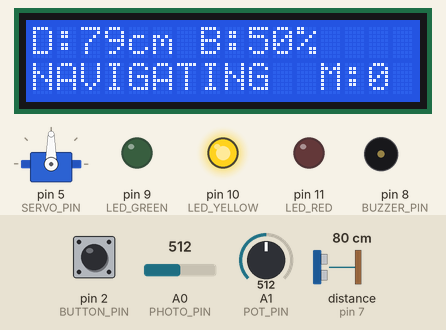
Recording of a sketch running on a simulated Arduino Uno, built with avr-gcc and run on an emulated ATmega328P. On the bench: servo, 16×2 character LCD, output pins drawn as LEDs (lit = HIGH), buzzer (waves = sounding, pin HIGH). Wiring (inferred from the names in the program): ultrasonic range finder: trigger pin 6; echo pin 7. The test bench sets the inputs (shaded band); at power-on: distance to the obstacle (sensor on pin 7) 80 cm, A1 (POT_PIN) = 512, pin 2 (BUTTON_PIN) HIGH, A0 (PHOTO_PIN) = 512. The echo pulse lasts 58.3 µs per cm; pins used as bus, display or sensor lines are not drawn; what the sketch prints to the serial monitor is not drawn.

Above: at 3.8 s.
3.9 s: distance to the obstacle (sensor on pin 7) set to 18 cm
At 4.9 s:
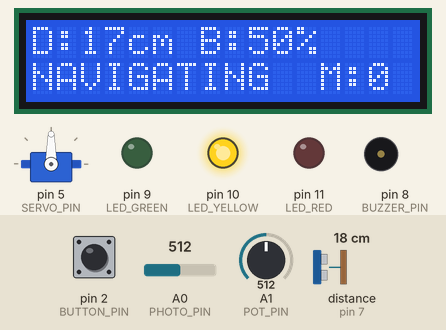
5.5 s: distance to the obstacle (sensor on pin 7) set to 13 cm
At 7.39 s:
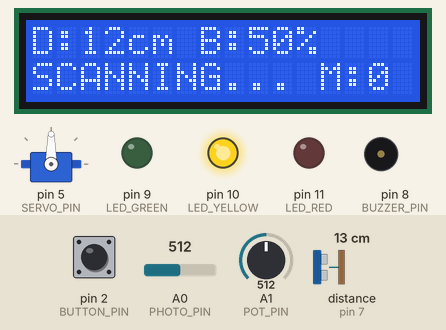
8.2 s: A1 (POT_PIN) set to 334
At 9.57 s:
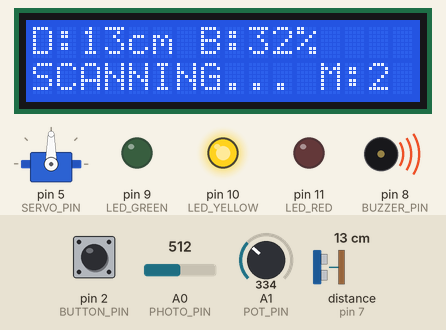
10.9 s: A1 (POT_PIN) set to 317
At 13.8 s:
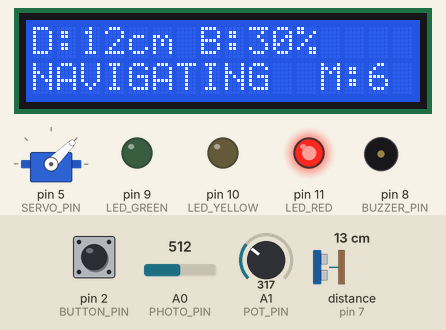
13.9 s: pin 2 (BUTTON_PIN) pulled LOW for 3.2 s
At 15.97 s:
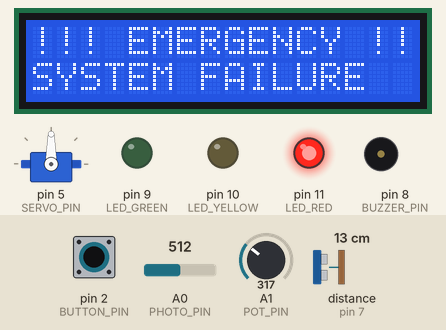
18.6 s: distance to the obstacle (sensor on pin 7) set to 250 cm
Timing chart, 0 to 22.6 s (numbered marks = the images above; inputs shaded):
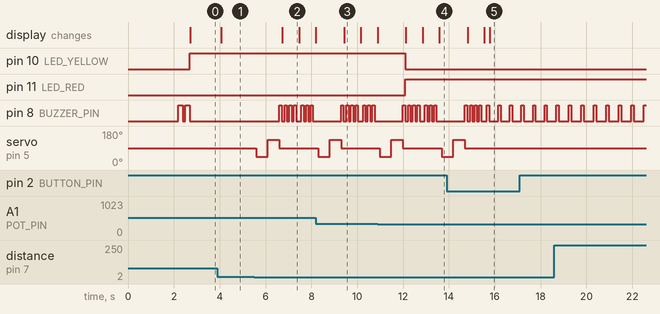

Measured:
- the behaviour switches between 16 and 15 cm on distance to the obstacle (sensor on pin 7) (found by bisection; images 1 and 2)
- the behaviour switches between 318 and 317 on A1 (POT_PIN) (found by bisection; images 3 and 4)
- after the input at 3.9 s, the display: changes after 0.16 s (image 1)
- after the input at 5.5 s, pin 8 (BUZZER_PIN): LOW → HIGH after 1.1 s, → LOW 0.10 s later, → HIGH 0.13 s later, → LOW 0.10 s later, … (14 changes in this stretch); servo on pin 5 (SERVO_PIN): 90° → 45° after 0.10 s, → 135° 0.50 s later, → 90° 0.50 s later; the display: changes after 1.2 s (image 2)
- after the input at 10.9 s, pin 10 (LED_YELLOW): HIGH → LOW after 1.2 s; pin 11 (LED_RED): LOW → HIGH after 1.2 s
- after the input at 13.9 s, servo on pin 5 (SERVO_PIN): goes on until 14.7 s, then stays 90°; the display: first differs from a run without the input after 1.9 s (image 5)
- what the display in image 2 shows lasts 0.8 s, from 6.7 s to 7.5 s

The sketch:

code.ino
```cpp
/*
 * ASTEROID MINING DRONE SIMULATOR - FINAL PROJECT
 * Complete integration of all systems
 * Engineer: Matibini Handiya
 *
 * Features:
 * - Autonomous navigation (obstacle avoidance)
 * - Mineral scanning & detection
 * - Battery monitoring
 * - Emergency system (button + low battery)
 * - Mission control telemetry
 * - LCD display
 */

#include <Wire.h>
#include <LiquidCrystal_I2C.h>
#include <Servo.h>

// ========== PIN DEFINITIONS ==========
// Ultrasonic
#define TRIG_PIN 6
#define ECHO_PIN 7

// Servo
#define SERVO_PIN 5

// Sensors
#define PHOTO_PIN A0
#define POT_PIN A1

// Button
#define BUTTON_PIN 2

// LEDs
#define LED_GREEN 9
#define LED_YELLOW 10
#define LED_RED 11

// Buzzer
#define BUZZER_PIN 8

// LCD
LiquidCrystal_I2C lcd(0x27, 16, 2);
Servo scannerServo;

// ========== SYSTEM STATES ==========
enum DroneState {
  NAVIGATING,      // Moving forward, avoiding obstacles
  SCANNING,        // Stopped, scanning for minerals
  EMERGENCY        // Critical failure
};
DroneState state = NAVIGATING;

// ========== THRESHOLDS ==========
const int OBSTACLE_DISTANCE = 15;     // cm - obstacle detection
const int MINERAL_THRESHOLD = 100;    // Photoresistor value for "valuable"
const int BATTERY_CRITICAL = 30;      // Percentage

// ========== VARIABLES ==========
int distance = 0;
int mineralValue = 0;
int batteryPercent = 100;
bool emergencyTriggered = false;
unsigned long scanStartTime = 0;
unsigned long lastBeepTime = 0;
int valuableCount = 0;

// Button debouncing variables
int lastButtonState = HIGH;     // Previous button state
int buttonState = HIGH;         // Current button state
unsigned long lastDebounceTime = 0;
const int debounceDelay = 50;

// ========== SETUP ==========
void setup() {
  Serial.begin(9600);

  // Initialize pins
  pinMode(TRIG_PIN, OUTPUT);
  pinMode(ECHO_PIN, INPUT);
  pinMode(PHOTO_PIN, INPUT);
  pinMode(BUTTON_PIN, INPUT_PULLUP);
  pinMode(LED_GREEN, OUTPUT);
  pinMode(LED_YELLOW, OUTPUT);
  pinMode(LED_RED, OUTPUT);
  pinMode(BUZZER_PIN, OUTPUT);

  // Servo
  scannerServo.attach(SERVO_PIN);
  scannerServo.write(90);  // Center position

  // LCD
  lcd.init();
  lcd.backlight();

  // Mission start
  lcd.clear();
  lcd.setCursor(0, 0);
  lcd.print("ASTEROID MINING");
  lcd.setCursor(0, 1);
  lcd.print("DRONE v4.0");
  delay(2000);

  Serial.println("=========================================");
  Serial.println("ASTEROID MINING DRONE SIMULATOR - ONLINE");
  Serial.println("Systems: NAV | SCAN | EMERG");
  Serial.println("=========================================");

  // Startup beep
  startupBeep();
}

// ========== MAIN LOOP ==========
void loop() {
  // Read all sensors
  readSensors();

  // Handle button press (emergency)
  handleButton();

  // Update based on current state
  switch(state) {
    case NAVIGATING:
      updateNavigating();
      break;
    case SCANNING:
      updateScanning();
      break;
    case EMERGENCY:
      updateEmergency();
      break;
  }

  // Update LEDs based on battery
  updateBatteryLEDs();

  // Update LCD display
  updateLCD();

  // Send telemetry
  sendTelemetry();

  delay(100);
}

// ========== SENSOR READINGS ==========
void readSensors() {
  // Ultrasonic distance
  digitalWrite(TRIG_PIN, LOW);
  delayMicroseconds(2);
  digitalWrite(TRIG_PIN, HIGH);
  delayMicroseconds(10);
  digitalWrite(TRIG_PIN, LOW);
  long duration = pulseIn(ECHO_PIN, HIGH, 30000);
  if (duration > 0) {
    distance = duration * 0.0343 / 2;
  } else {
    distance = 999;
  }

  // Mineral scanner (photoresistor)
  mineralValue = analogRead(PHOTO_PIN);

  // Battery level (potentiometer)
  int rawBattery = analogRead(POT_PIN);
  batteryPercent = map(rawBattery, 0, 1023, 0, 100);
}

// ========== NAVIGATING STATE ==========
void updateNavigating() {
  // Check battery first
  if (batteryPercent < BATTERY_CRITICAL) {
    state = EMERGENCY;
    emergencyTriggered = true;
    Serial.println("⚠️ BATTERY CRITICAL - Entering emergency mode");
    return;
  }

  // Check for obstacles
  if (distance < OBSTACLE_DISTANCE && distance > 0) {
    // Obstacle detected! Stop and scan for minerals
    state = SCANNING;
    scanStartTime = millis();

    // Scan left and right
    scannerServo.write(45);   // Turn to scan left
    delay(500);
    scannerServo.write(135);  // Turn to scan right
    delay(500);
    scannerServo.write(90);   // Return to center

    Serial.print("🪨 Obstacle at ");
    Serial.print(distance);
    Serial.println("cm - Scanning for minerals");

    // Obstacle beep
    digitalWrite(BUZZER_PIN, HIGH);
    delay(100);
    digitalWrite(BUZZER_PIN, LOW);
  } else {
    // No obstacle - normal navigation
    scannerServo.write(90);  // Center
  }
}

// ========== SCANNING STATE ==========
void updateScanning() {
  // Check for valuable minerals
  if (mineralValue > MINERAL_THRESHOLD) {
    valuableCount++;
    Serial.print("💰 VALUABLE MINERAL DETECTED! (Signal: ");
    Serial.print(mineralValue);
    Serial.println(")");

    // Celebration pattern
    for(int i = 0; i < 3; i++) {
      digitalWrite(BUZZER_PIN, HIGH);
      delay(100);
      digitalWrite(BUZZER_PIN, LOW);
      delay(100);
    }
  } else {
    // No valuable mineral - single beep
    digitalWrite(BUZZER_PIN, HIGH);
    delay(50);
    digitalWrite(BUZZER_PIN, LOW);
  }

  // Scan for 2 seconds then return to navigation
  if (millis() - scanStartTime > 2000) {
    state = NAVIGATING;
    Serial.println("Scan complete - Resuming navigation");
  }
}

// ========== EMERGENCY STATE ==========
void updateEmergency() {
  // Red LED + buzzer pattern
  digitalWrite(LED_GREEN, LOW);
  digitalWrite(LED_YELLOW, LOW);
  digitalWrite(LED_RED, HIGH);

  unsigned long currentTime = millis();
  if (currentTime - lastBeepTime > 500) {
    lastBeepTime = currentTime;
    digitalWrite(BUZZER_PIN, HIGH);
    delay(100);
    digitalWrite(BUZZER_PIN, LOW);
  }

  // Emergency message on LCD
  lcd.clear();
  lcd.setCursor(0, 0);
  lcd.print("!!! EMERGENCY !!!");
  lcd.setCursor(0, 1);
  if (batteryPercent < BATTERY_CRITICAL) {
    lcd.print("LOW BATTERY");
  } else {
    lcd.print("SYSTEM FAILURE");
  }
}

// ========== BUTTON HANDLER ==========
void handleButton() {
  int reading = digitalRead(BUTTON_PIN);

  if (reading != lastButtonState) {
    lastDebounceTime = millis();
  }

  if ((millis() - lastDebounceTime) > debounceDelay) {
    if (reading != buttonState) {
      buttonState = reading;

      // Button pressed (LOW because INPUT_PULLUP)
      if (buttonState == LOW) {
        if (state == EMERGENCY) {
          // Reset from emergency
          state = NAVIGATING;
          emergencyTriggered = false;
          Serial.println("✅ Emergency reset - Systems nominal");

          // Reset beep
          digitalWrite(BUZZER_PIN, HIGH);
          delay(200);
          digitalWrite(BUZZER_PIN, LOW);
        } else {
          // Manual emergency trigger
          state = EMERGENCY;
          Serial.println("🚨 Manual emergency triggered");
        }
      }
    }
  }

  lastButtonState = reading;
}

// ========== BATTERY LEDS ==========
void updateBatteryLEDs() {
  // Don't override if in emergency
  if (state == EMERGENCY) return;

  if (batteryPercent > 70) {
    digitalWrite(LED_GREEN, HIGH);
    digitalWrite(LED_YELLOW, LOW);
    digitalWrite(LED_RED, LOW);
  } else if (batteryPercent > 30) {
    digitalWrite(LED_GREEN, LOW);
    digitalWrite(LED_YELLOW, HIGH);
    digitalWrite(LED_RED, LOW);
  } else {
    digitalWrite(LED_GREEN, LOW);
    digitalWrite(LED_YELLOW, LOW);
    digitalWrite(LED_RED, HIGH);
  }
}

// ========== LCD DISPLAY ==========
void updateLCD() {
  if (state == EMERGENCY) return;  // Emergency has its own display

  lcd.clear();

  // Row 1: Distance and Battery
  lcd.setCursor(0, 0);
  lcd.print("D:");
  if (distance > 99) lcd.print("99+");
  else lcd.print(distance);
  lcd.print("cm B:");
  lcd.print(batteryPercent);
  lcd.print("%");

  // Row 2: Status and Minerals
  lcd.setCursor(0, 1);
  if (state == SCANNING) {
    lcd.print("SCANNING...");
  } else {
    lcd.print("NAVIGATING");
  }

  lcd.setCursor(12, 1);
  lcd.print("M:");
  lcd.print(valuableCount);
}

// ========== TELEMETRY ==========
void sendTelemetry() {
  static unsigned long lastSend = 0;
  if (millis() - lastSend > 3000) {
    Serial.print("📡 TELEM | Dist:");
    Serial.print(distance);
    Serial.print("cm | Bat:");
    Serial.print(batteryPercent);
    Serial.print("% | Minerals:");
    Serial.print(valuableCount);
    Serial.print(" | State:");
    if(state == NAVIGATING) Serial.print("NAV");
    else if(state == SCANNING) Serial.print("SCAN");
    else Serial.print("EMERG");
    Serial.println();
    lastSend = millis();
  }
}

// ========== STARTUP BEEP ==========
void startupBeep() {
  digitalWrite(BUZZER_PIN, HIGH);
  delay(200);
  digitalWrite(BUZZER_PIN, LOW);
  delay(100);
  digitalWrite(BUZZER_PIN, HIGH);
  delay(200);
  digitalWrite(BUZZER_PIN, LOW);
}
```
